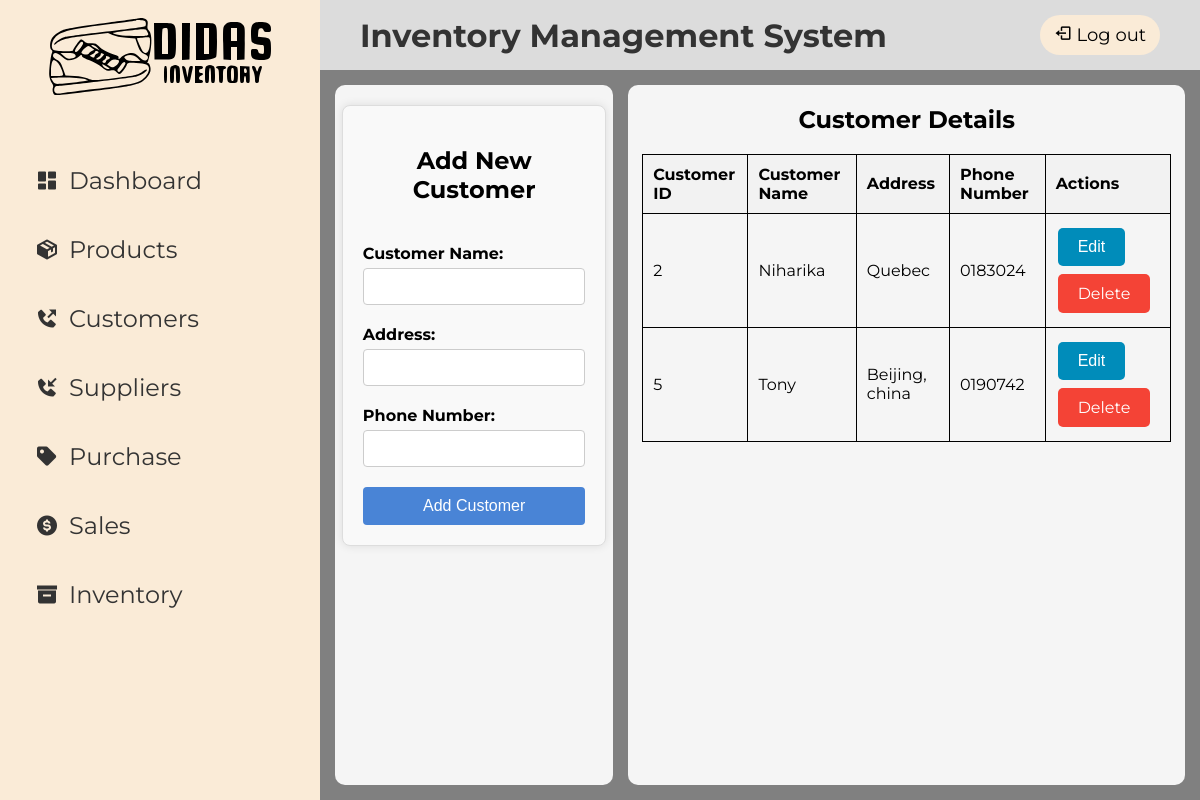
Page /customer.php (signed in) on the committed database.
### tables this page shows
CREATE TABLE `customers` (
  `customer_id` int(11) NOT NULL,
  `customer_name` varchar(255) NOT NULL,
  `address` varchar(255) NOT NULL,
  `phone_number` varchar(16) NOT NULL
);

### customer.php (the view, shortened to what this page needs)
<?php include 'navbar.php'; ?>
<!DOCTYPE html>
<html>
<head>
    <link rel="stylesheet" href="customer.css">
</head>
<body>
    <main class="main">
        <div class="card">
            <div class="container">
                <h2 id="formTitle">Add New Customer</h2>
                <form action="customerFormCon.php" method="POST">
                    <div class="form-group">
                        <label for="customerName">Customer Name:</label>
                        <input type="text" id="customerName" name="customerName" required>
                    </div>
                    <div class="form-group">
                        <label for="customerAddress">Address:</label>
                        <input type="text" id="customerAddress" name="customerAddress" required>
                    </div>
                    <div class="form-group">
                        <label for="customerPhone">Phone Number:</label>
                        <input type="text" id="customerPhone" name="customerPhone" required>
                    </div>
                    <button type="submit" id="submitButton" name="add_customer">Add Customer</button>
                </form>
            </div>
        </div>
        <div class="card">
            <h2 style="text-align: center;">Customer Details</h2>
            <table>
                <thead>
                    <tr>
                        <th>Customer ID</th>
                        <th>Customer Name</th>
                        <th>Address</th>
                        <th>Phone Number</th>
                        <th>Actions</th>
                    </tr>
                </thead>
                <tbody>
                    <?php
                    $servername = "localhost";
                    $username = "root";
                    $password = "";
                    $dbname = "inventory";
                    $conn = new mysqli($servername, $username, $password, $dbname);
                    $sql = "SELECT customer_id, customer_name, address, phone_number FROM customers";
                    $result = $conn->query($sql);
                    if ($result->num_rows > 0) {
                        while($row = $result->fetch_assoc()) {
                            echo "<tr>";
                            echo "<td>" . $row["customer_id"] . "</td>";
                            echo "<td>" . $row["customer_name"] . "</td>";
                            echo "<td>" . $row["address"] . "</td>";
                            echo "<td>" . $row["phone_number"] . "</td>";
                            echo "<td>
                                    <button class='button edit-button' onclick=\"editCustomer('" . $row["customer_id"] . "', '" . $row["customer_name"] . "', '" . $row["address"] . "', '" . $row["phone_number"] . "')\">Edit</button>
                                    <a href='deleteCustomer.php?id=" . $row["customer_id"] . "' class='button delete-btn'>Delete</a>
                                </td>";
                            echo "</tr>";
                        }
                    } else {
                        echo "<tr><td colspan='5'>No customers found</td></tr>";
                    }
                    ?>
                </tbody>
            </table>
        </div>
    </main>
</body>
</html>

### nav.css (style rules this page uses)
body { font-family: "Montserrat", sans-serif; margin: 0; padding: 0; height: 100vh; display: grid; grid-template-columns: 320px 1fr; grid-template-rows: 70px 1fr; grid-template-areas: "side header" "side main"; }

### customer.css (style rules this page uses)
.main { background-color: grey; grid-area: main; display: grid; grid-template-columns: 1fr 2fr; grid-template-areas: "c1 c2"; gap: 15px; padding: 15px; }
.card { background-color: whitesmoke; border-radius: 10px; }
.card:nth-child(1) { grid-area: c1; }
.card:nth-child(2) { grid-area: c2; }
.container { width: 80%; margin: 20px auto; padding: 20px; background-color: #f9f9f9; border: 1px solid #ddd; border-radius: 8px; box-shadow: 0 0 10px rgba(0, 0, 0, 0.1); }
.container h2 { text-align: center; margin-bottom: 40px; }
.form-group { margin-bottom: 20px; }
.form-group label { display: block; margin-bottom: 5px; font-weight: bold; }
.form-group input[type="text"] { width: 100%; padding: 10px; border: 1px solid #ccc; border-radius: 4px; box-sizing: border-box; }
button[type="submit"] { display: block; width: 100%; padding: 10px; background-color: #4984d6; color: white; border: none; border-radius: 4px; font-size: 16px; cursor: pointer; }
table { width: 95%; border-collapse: collapse; margin: 10px auto; }
table, th, td { border: 1px solid black; }
th, td { padding: 10px; text-align: left; }
th { background-color: #f2f2f2; }
.button { background-color: #4CAF50; border: none; color: white; padding: 10px 20px; text-align: center; text-decoration: none; display: inline-block; font-size: 16px; margin: 4px 2px; cursor: pointer; border-radius: 5px; }
.edit-button { background-color: #008CBA; }
.delete-btn { background-color: #f44336; text-decoration: none; padding: 10px 20px; color: white; border-radius: 5px; }

### rows in the picture
customers: customer_id "2", customer_name "Niharika", address "Quebec", phone_number "0183024"
customers: customer_id "5", customer_name "Tony", address "Beijing, china", phone_number "0190742"
